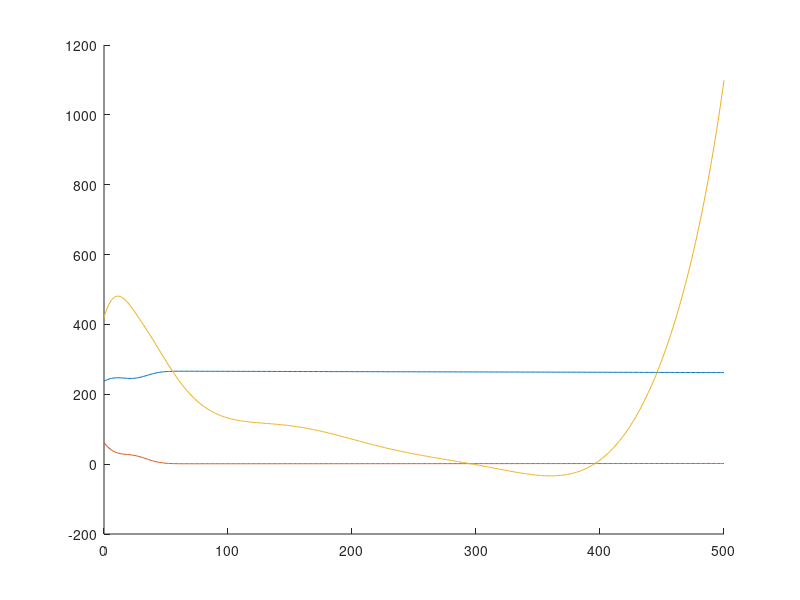

MATLAB code for this plot:
clear all;
%#codegen
Vds = 0:1:500;
Vds = abs(Vds);
%% Crss calculation
a1 = 1493;
b1 = -73.75;
c1 = 40.99;
a2 = 19.18;
b2 = 23.83;
c2 = 16.09;
a3 = 5.192e14;
b3 = 5.273e4;
c3 = 9064;
Crss = a1.*exp(-((Vds-b1)./c1).^2) + a2.*exp(-((Vds-b2)./c2).^2) + a3*exp(-((Vds-b3)./c3).^2);
Crss = Crss
%% Ciss Calculation
a = 31.75;
b = -0.09029;
c = 267.6;
d = -2.621e-5;
Ciss = a*exp(b*Vds) + c*exp(d.*Vds);
Ciss = Ciss
%% Coss Calculation
p1 = 7.622e-19;
p2 = -1.86e-15;
p3 = 1.918e-12;
p4 = -1.0846e-9;
p5 = 3.653e-7;
p6 = -7.428e-5;
p7 = 0.008737;
p8 = -0.5159;
p9 = 7.595;
p10 = 481.3;
Coss = p1*Vds.^9 + p2*Vds.^8 + p3*Vds.^7 + p4*Vds.^6 + p5*Vds.^5 + p6*Vds.^4 + ...
    p7*Vds.^3 + p8*Vds.^2 + p9*Vds + p10;
Coss = Coss
%% Outputs
Cgs = Ciss - Crss;
Cds = Coss - Crss;
Cgd = Crss;
%% Plots
hold on 
plot(Vds,Cgs);
plot(Vds,Cgd);
plot(Vds,Cds);
